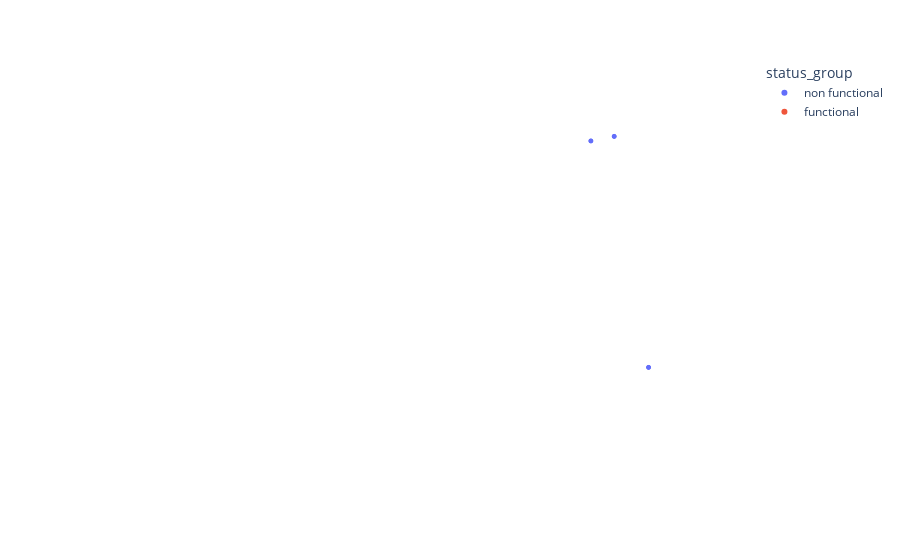

Notebook code for this chart:
### Code cell
import plotly.express as px

fig = px.scatter_mapbox(plot, lat = plot.latitude, lon = plot.longitude, color = plot.status_group)
fig.update_layout(mapbox_style = 'white-bg')
fig.show()

### Figure 1 — Plotly figure (JSON) as saved in the notebook; plotly's stock layout.template omitted (floating-point values rounded to 4 significant figures)
{"data": [{"hovertemplate": "status_group=non functional<br>latitude=%{lat}<br>longitude=%{lon}<extra></extra>", "lat": [-7.658, -3.145, -10.43, -3.253, -4.826, -7.366, -4.742, -4.769, -5.169, -10.81, -3.303, -3.261, -5.198, -5.074, -3.068, -10.6, -10.86, -4.568, -4.05, -4.975, -10.84, -11.01, -4.587, -11.07, -5.14, -4.757, -10.82, -6.319, -10.77, -3.219, -10.8, -7.369, -10.74, -5.087, -11.21, -10.8, -4.77, -6.937, -4.658, -4.883, -10.79, -3.193, -10.81, -5.078, -10.75, -5.139, -10.77, -7.616, -4.848, -4.997, -10.89, -6.945, -8.011, -10.87, -8.143, -4.67, -3.256, -4.83, -7.772, -4.569, -7.185, -2.982, -4.486, -7.364, -10.8, -10.76, -7.89, -10.98, -11.07, -11.11, -3.335, -4.657, -3.214, -4.982, -3.238, -11.04, -4.232, -6.944, -3.188, -4.58, -3.324, -3.236, -3.167, -5.022, -5.034, -10.77, -3.269, -5.008, -7.838, -3.152, -5.197, -10.84, -10.91, -3.286, -5.031, -3.259, -7.651, -10.75, -6.306], "legendgroup": "non functional", "lon": [39.15, 37.61, 39.13, 37.49, 34.5, 31.12, 34.83, 34.58, 34.62, 39.53, 37.38, 37.49, 34.79, 34.76, 37.65, 38.89, 38.95, 34.73, 35.37, 34.99, 39.05, 39.17, 34.99, 34.88, 34.77, 34.57, 39.8, 37.38, 39.48, 37.3, 39.06, 30.62, 39.78, 34.97, 37.34, 36.96, 34.88, 37.54, 38.37, 38.34, 38.62, 37.68, 39.66, 34.83, 38.68, 34.96, 39.81, 39.01, 34.95, 34.77, 39.68, 39.18, 38.86, 38.95, 39.18, 34.92, 37.53, 34.96, 35.19, 34.73, 35.69, 37.55, 34.96, 30.62, 39.88, 38.63, 35.6, 38.09, 39.32, 39.06, 37.4, 34.91, 37.3, 35.0, 37.31, 34.91, 35.58, 38.71, 37.61, 34.73, 37.13, 37.29, 37.59, 39.06, 34.9, 39.76, 37.65, 34.75, 35.64, 37.62, 34.79, 39.77, 39.08, 37.51, 34.74, 37.49, 35.4, 38.68, 37.44], "marker": {"color": "#636efa"}, "mode": "markers", "name": "non functional", "showlegend": true, "subplot": "mapbox", "type": "scattermapbox"}, {"hovertemplate": "status_group=functional<br>latitude=%{lat}<br>longitude=%{lon}<extra></extra>", "lat": [-3.151], "legendgroup": "functional", "lon": [37.61], "marker": {"color": "#EF553B"}, "mode": "markers", "name": "functional", "showlegend": true, "subplot": "mapbox", "type": "scattermapbox"}], "layout": {"legend": {"title": {"text": "status_group"}, "tracegroupgap": 0}, "mapbox": {"center": {"lat": -6.671, "lon": 36.9}, "domain": {"x": [0, 1], "y": [0, 1]}, "style": "white-bg", "zoom": 8}, "margin": {"t": 60}}}
